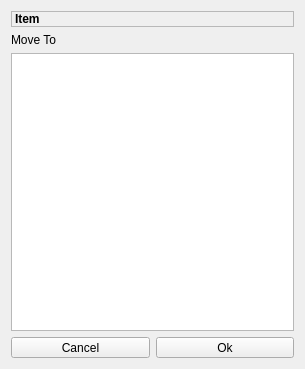
<?xml version="1.0" encoding="UTF-8"?>
<ui version="4.0">
 <class>MoveTo</class>
 <widget class="QDialog" name="MoveTo">
  <property name="geometry">
   <rect>
    <x>0</x>
    <y>0</y>
    <width>305</width>
    <height>369</height>
   </rect>
  </property>
  <property name="sizePolicy">
   <sizepolicy hsizetype="Preferred" vsizetype="Preferred">
    <horstretch>0</horstretch>
    <verstretch>0</verstretch>
   </sizepolicy>
  </property>
  <property name="windowTitle">
   <string>Dialog</string>
  </property>
  <layout class="QVBoxLayout" name="verticalLayout">
   <item>
    <widget class="QLabel" name="lblItem">
     <property name="sizePolicy">
      <sizepolicy hsizetype="Preferred" vsizetype="Preferred">
       <horstretch>0</horstretch>
       <verstretch>0</verstretch>
      </sizepolicy>
     </property>
     <property name="font">
      <font>
       <bold>true</bold>
      </font>
     </property>
     <property name="frameShape">
      <enum>QFrame::StyledPanel</enum>
     </property>
     <property name="text">
      <string>Item</string>
     </property>
     <property name="scaledContents">
      <bool>true</bool>
     </property>
    </widget>
   </item>
   <item>
    <widget class="QLabel" name="lblMoveTo">
     <property name="sizePolicy">
      <sizepolicy hsizetype="Preferred" vsizetype="Fixed">
       <horstretch>0</horstretch>
       <verstretch>0</verstretch>
      </sizepolicy>
     </property>
     <property name="text">
      <string>Move To</string>
     </property>
    </widget>
   </item>
   <item>
    <widget class="QListWidget" name="listWidget"/>
   </item>
   <item>
    <layout class="QHBoxLayout" name="horizontalLayout">
     <item>
      <widget class="QToolButton" name="btnCancel">
       <property name="sizePolicy">
        <sizepolicy hsizetype="Preferred" vsizetype="Fixed">
         <horstretch>0</horstretch>
         <verstretch>0</verstretch>
        </sizepolicy>
       </property>
       <property name="text">
        <string>Cancel</string>
       </property>
      </widget>
     </item>
     <item>
      <widget class="QToolButton" name="btnOk">
       <property name="sizePolicy">
        <sizepolicy hsizetype="Preferred" vsizetype="Fixed">
         <horstretch>0</horstretch>
         <verstretch>0</verstretch>
        </sizepolicy>
       </property>
       <property name="text">
        <string>Ok</string>
       </property>
      </widget>
     </item>
    </layout>
   </item>
  </layout>
 </widget>
 <resources/>
 <connections/>
</ui>
